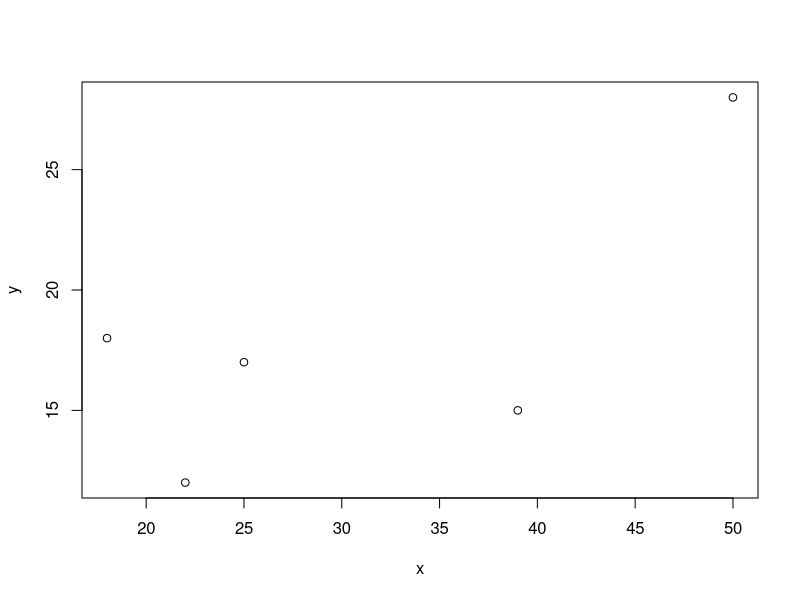

R code for this plot:

# A comment: this is a sample script.

y=c(12,15,28,17,18)
x=c(22,39,50,25,18)
mean(y)
mean(x)

# note that the r plot is saved to your working directory
plot(x,y)
